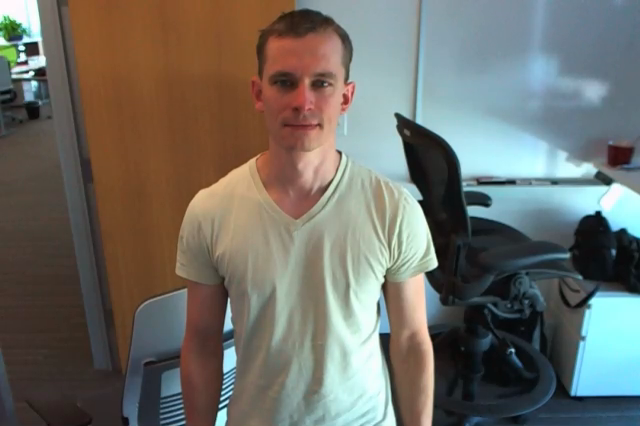
#> input picture code/test_data/face_frames/frame_002.png, 640 x 426 px
$ python -i moustache.py   (imports and definitions only)   (older library calls are emulated)
#> lines starting #> are read from the running program, lines starting #| are printed output that depends on the picture
#> further down, picture is the input picture: shape (426, 640, 3); mean B, G, R 102.9, 109.7, 110.4
import cv2
import math
import numpy
import Tkinter
import tkFileDialog

# [64 lines left out: functions draw, blit_draw, not called in this run]

def markov_add(old,next):
	#return numpy.array(next)
	return numpy.array(next) / 2 + numpy.array(old) / 2

def translate(cord,scale,position):
	return position + cord - (scale / 2)

def blend(base, overlay):
	alpha = overlay[3] / 255.0
	return base * (1 - alpha) + overlay[:3] * alpha

def compute_scale(overlay, target):
	height, width = overlay.shape[:2]
	scale = 1.0 * target / width
	#print "scale: (",width,",",height,")[",target,"] --> ",scale
	return (int(width * scale),int(height * scale))

def scale_to(overlay, target):
	return cv2.resize(overlay,compute_scale(overlay,target),interpolation = cv2.INTER_AREA)

# [10 lines left out: function align_slope, not called in this run]

def box_center(x,y,w,h):
	return (x + w / 2, y + h / 2)

def test():
	cv2.imwrite('test_output/new.png',process_frame(cv2.imread('frame_264.png')))

def process_frame(frame):
	face_cascade = cv2.CascadeClassifier('haarcascades/haarcascade_frontalface_default.xml')
	mouth_cascade = cv2.CascadeClassifier('haarcascades/haarcascade_mcs_mouth.xml')
	eye_cascade = cv2.CascadeClassifier('haarcascades/haarcascade_eye.xml')
	#snose_cascade = cv2.CascadeClassifier('haarcascades/haarcascade_mcs_nose.xml')
	gray = cv2.cvtColor(frame, cv2.COLOR_BGR2GRAY)
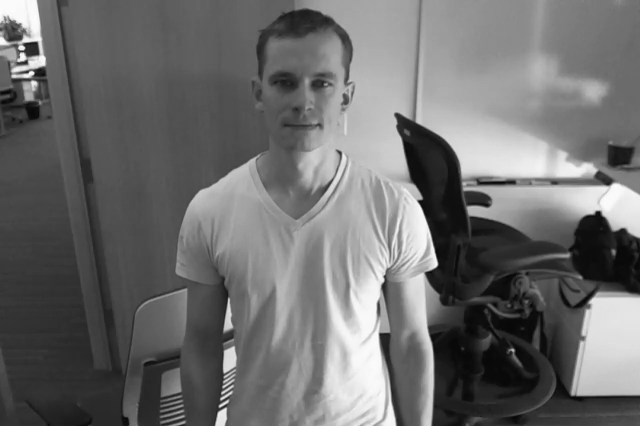
#> gray: shape (426, 640); min 6, max 253, mean 109.1

	mustache = cv2.imread('Assets/Mustaches/CurlyMustache.png',-1)
	monocle = cv2.imread('Assets/Eyes/monocle.png',-1)
	visor = cv2.imread('Assets/Eyes/visor_b.png',-1)
	target = cv2.imread('Assets/Eyes/target.png',-1)

	faces = face_cascade.detectMultiScale(gray, scaleFactor=1.2,
                        minNeighbors=4,
                        flags=cv2.cv.CV_HAAR_SCALE_IMAGE |
                        cv2.cv.CV_HAAR_FIND_BIGGEST_OBJECT)
#> faces = [[252, 43, 102, 102]]
	for (x, y, w, h) in faces:
		#print "(",x,",",y,") [",w,",",h,"]"
		face_gray = gray[y:y+h, x:x+w]
		'''mouth = mouth_cascade.detectMultiScale(face_gray,
						flags=cv2.cv.CV_HAAR_SCALE_IMAGE |
                        cv2.cv.CV_HAAR_FIND_BIGGEST_OBJECT)
		(mx, my, mw, mh) = mouth[0]
		#print "(",mx,",",my,") [",mw,",",mh,"]"
		#print "<",(my + y + mh / 2),",",(mx + x + mw / 2),">"
		mustache = scale_to(mustache, w)
		frame = draw(frame, mustache, my + y + mh / 2, mx + x + mw / 2)'''
		'''eye = eye_cascade.detectMultiScale(face_gray,
						flags=cv2.cv.CV_HAAR_SCALE_IMAGE)
		(ex, ey, ew, eh) = eye[1]
		print "(",ex,",",ey,") [",ew,",",eh,"]"
		print "<",(ey + y + eh / 2),",",(ex + x + ew / 2),">"
		monocle = scale_to(monocle, int(w/3.5))
		frame = draw(frame, monocle, ey + y + eh / 2, ex + x + ew / 2)'''
		eye = eye_cascade.detectMultiScale(face_gray,
						flags=cv2.cv.CV_HAAR_SCALE_IMAGE)
		x1,y1 = box_center(*eye[0])
		x2,y2 = box_center(*eye[1])
		#print "(",x1,",",y1,") (",x2,",",y2,")"
		#print "<",((y1 + y2) / 2 + y),",",((x1 + x2) / 2 + x),">"
		visor = scale_to(visor,w)
		visor = align_slope(visor,x1,y1,x2,y2)
		frame = draw(frame,visor, (y1 + y2) / 2 + y, (x1 + x2) / 2 + x)
#> this loop made 1 pass
#> (x, y, w, h, eye, x1, y1, x2) on pass 1: (252, 43, 102, 102, [[18, 27, 27, 27], [49, 24, 34, 34]], 31.5, 40.5, 66)
#> pass 1, in process_frame, `face_gray = gray[y:y+h, x:x+w]`:
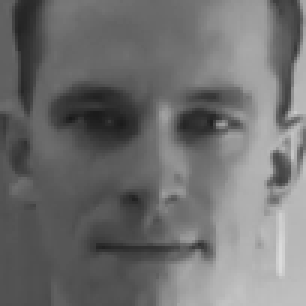
#> face_gray: shape (102, 102) (shown 3 times larger); min 25, max 219, mean 111.2

	return frame

>>> import cv2
>>> picture = cv2.imread('test_data/face_frames/frame_002.png')
#> (the run stopped early here; a loop or call above may not have finished)

$ run again, on code/test_data/face_frames/frame_016.png
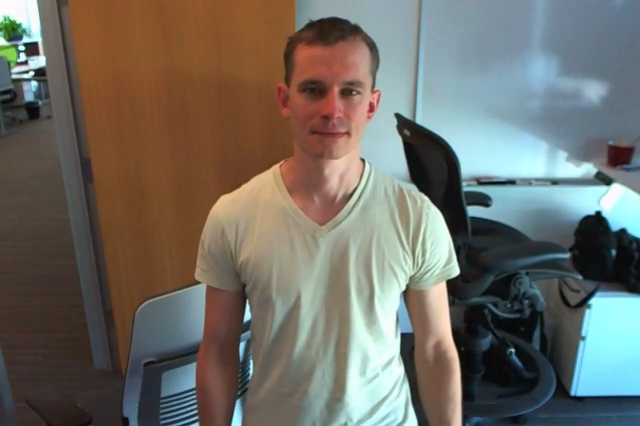
#> input picture code/test_data/face_frames/frame_016.png, 640 x 426 px
#> picture is the input picture: shape (426, 640, 3); mean B, G, R 101.6, 109.1, 111.2
#> in process_frame, `gray = cv2.cvtColor(frame, cv2.COLOR_BGR2GRAY)`:
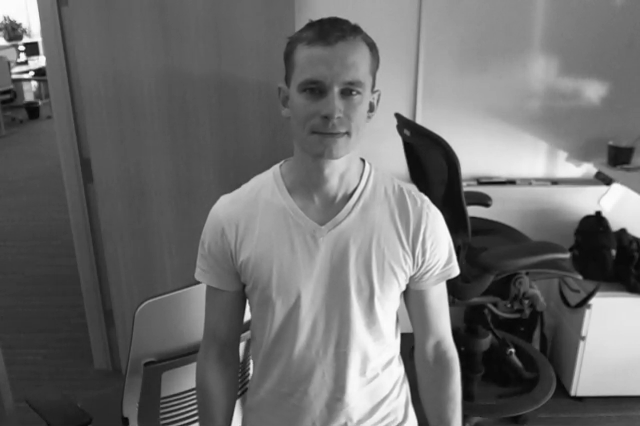
#> gray: shape (426, 640); min 5, max 253, mean 108.8
#> faces = [[282, 52, 101, 101]]
#> the loop in process_frame, `for (x, y, w, h) in faces: #print "(",x,",",y,") [",w,",",h,"]"` made 1 pass
#> (x, y, w, h, eye, x1, y1, x2) on pass 1: (282, 52, 101, 101, [[16, 26, 28, 28], [50, 25, 30, 30]], 30, 40, 65)
#> pass 1, in process_frame, `face_gray = gray[y:y+h, x:x+w]`:
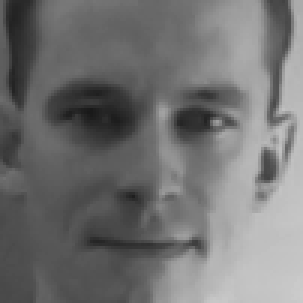
#> face_gray: shape (101, 101) (shown 3 times larger); min 25, max 204, mean 114
